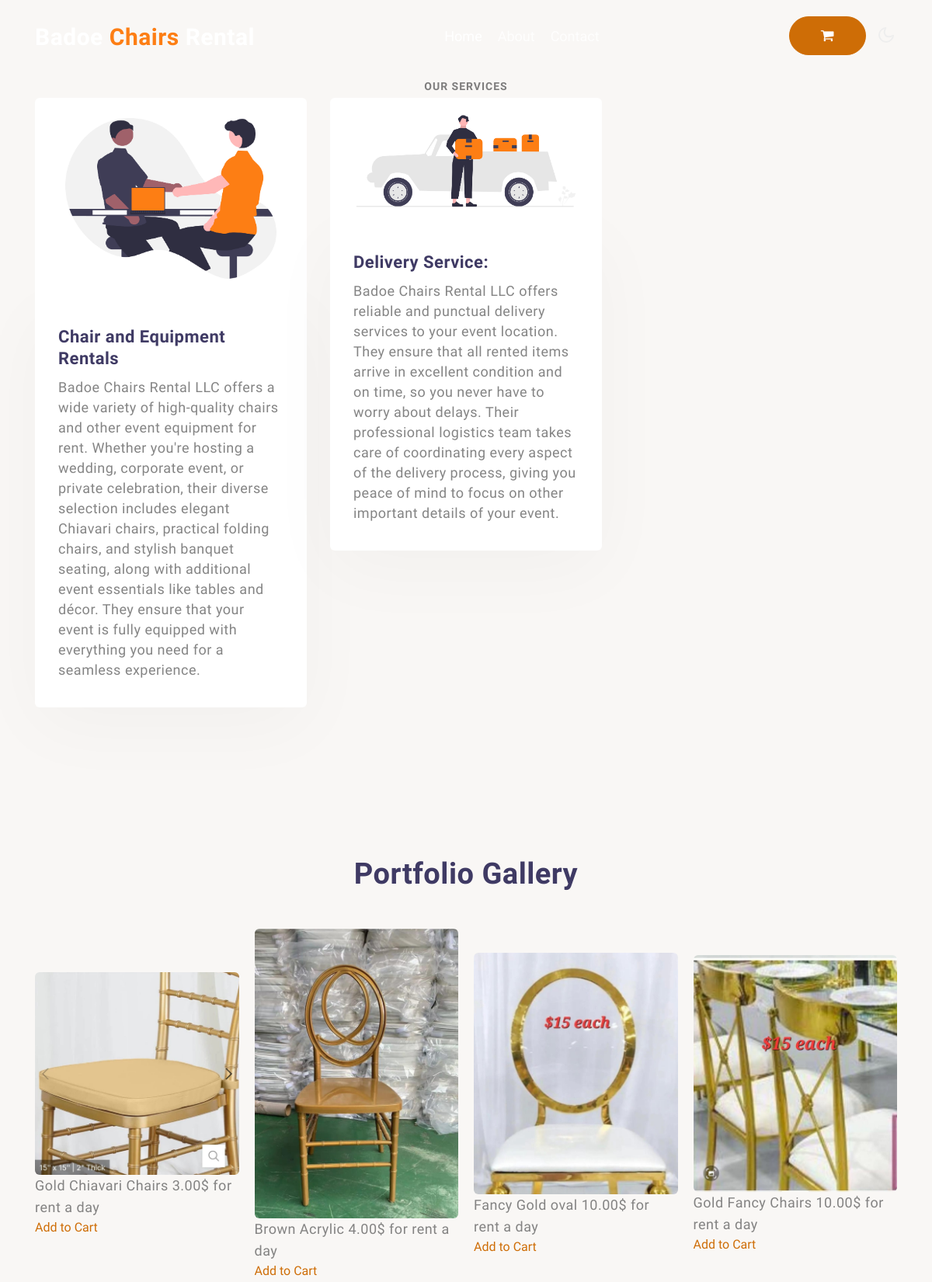
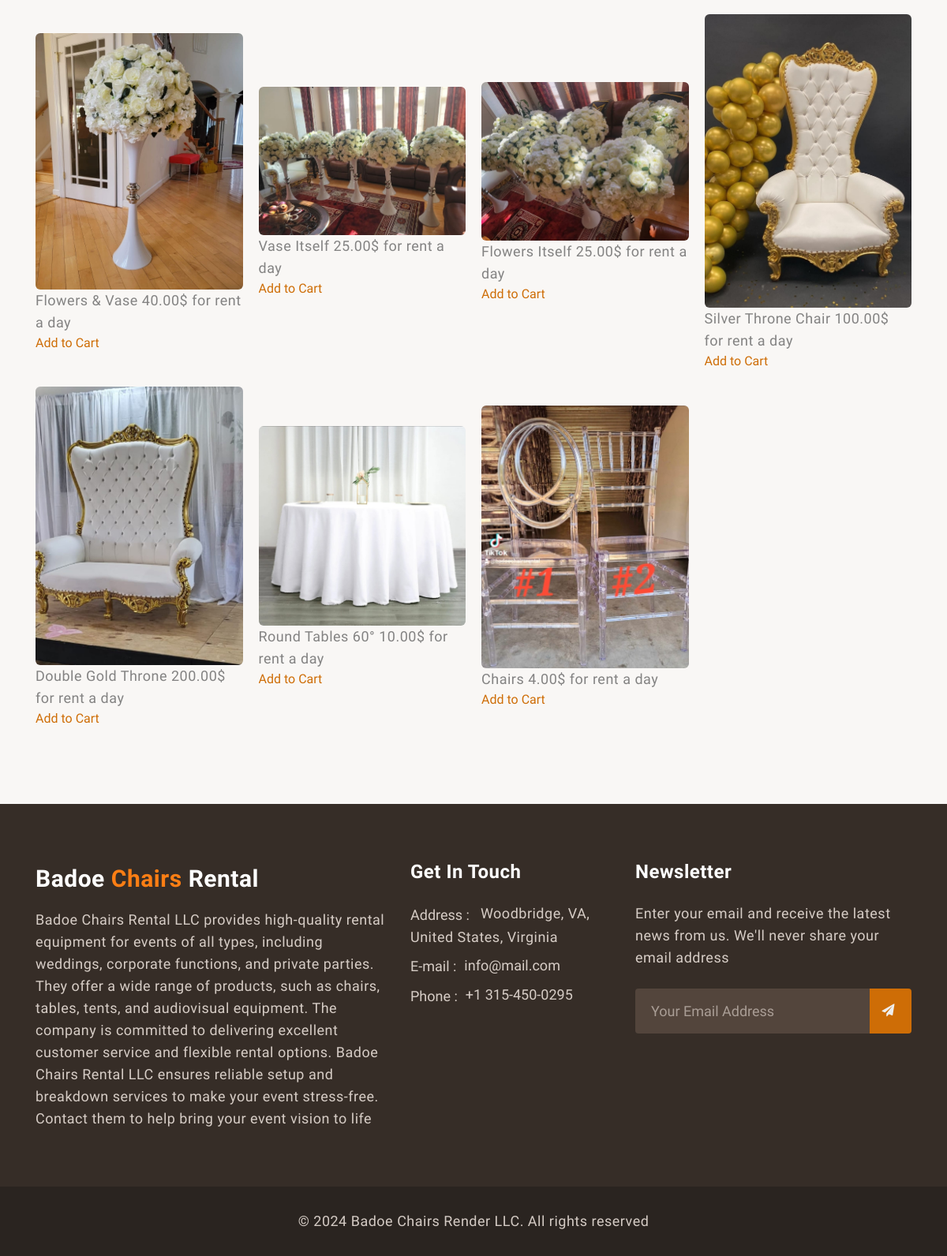
The page / on the database its author committed (2 pictures, top to bottom).
### gestion_chaises/models.py (models this page shows, shortened)
class Chaise(models.Model):
    nom = models.CharField(max_length=100)
    description = models.TextField(null=True, blank=True)
    disponible = models.BooleanField(default=True)
    prix_location_journalier = models.DecimalField(max_digits=6, decimal_places=2)
    photo = models.ImageField(upload_to='photos_chaises/', null=True, blank=True)

### gestion_chaises/views.py (the view)
# urls.py: path('', views.liste_chaises, name='liste_chaises'),
def liste_chaises(request):
    chaises = Chaise.objects.filter(disponible=True)
    return render(request, 'liste_chaises.html', {'chaises': chaises})

### gestion_chaises/templates/liste_chaises.html (shortened to what this page needs)
{% load static %}
<!doctype html>
<html lang="en">
  <head>
    <link rel="stylesheet" href="{% static 'css/style-starter.css' %}">
  </head>
  <body>
<header id="site-header" class="fixed-top">
  <div class="container">
      <nav class="navbar navbar-expand-lg stroke px-0 pt-lg-0">
          <h1> <a class="navbar-brand" href="#">
                  Badoe <span class="color-logo">Chairs</span>  Rental
              </a></h1>
          <div class="collapse navbar-collapse" id="navbarTogglerDemo02">
              <ul class="navbar-nav mx-lg-auto">
                  <li class="nav-item active">
                      <a class="nav-link" href="{% url 'liste_chaises'%}">Home <span class="sr-only">(current)</span></a>
                  </li>
                  <li class="nav-item @@about__active">
                      <a class="nav-link" href="{% url 'about'%}">About</a>
                  </li>
                  <li class="nav-item @@contact__active">
                      <a class="nav-link" href="{% url 'contact'%}">Contact</a>
                  </li>
              </ul>
              <div class="top-quote mr-lg-3 mt-lg-0">
                  <a href="{% url 'voir_panier'%}" class="btn btn-style btn-primary"><i class="fa fa-shopping-cart " aria-hidden="true"></i></a>
              </div>
          </div>
          <div class="mobile-position">
              <nav class="navigation">
                  <div class="theme-switch-wrapper">
                      <label class="theme-switch" for="checkbox">
                          <div class="mode-container">
                              <i class="gg-moon"></i>
                          </div>
                      </label>
                  </div>
              </nav>
          </div>
      </nav>
  </div>
</header>
<section class="w3l-features-8" id="products">
    <div class="features py-5">
        <div class="container py-lg-5 py-md-4 py-2">
            <h5 class="title-small text-center">Our Services</h5>
            <div class="fea-gd-vv text-center row">
                <div class="float-top col-lg-4 col-md-6">
                    <a href="#url"><img src="{% static 'images/undraw_Interview_re_e5jn.png'%}" class="img-responsive" alt=""></a>
                    <div class="float-lt feature-gd">
                        <h3><a href="#url">Chair and Equipment Rentals</a> </h3>
                        <p>
                            Badoe Chairs Rental LLC offers a wide variety of high-quality chairs and other event equipment for rent. Whether you're hosting a wedding, corporate event, or private celebration, their diverse selection includes elegant Chiavari chairs, practical folding chairs, and stylish banquet seating, along with additional event essentials like tables and décor. They ensure that your event is fully equipped with everything you need for a seamless experience.
                        </p>
                    </div>
                </div>
                <div class="float-top col-lg-4 col-md-6">
                    <a href="#url"><img src="{% static 'images/undraw_delivery_truck_vt6p.png' %}" class="img-responsive" alt=""></a>
                    <div class="float-lt feature-gd">
                        <h3><a href="#url">Delivery Service:</a> </h3>
                        <p>
                            Badoe Chairs Rental LLC offers reliable and punctual delivery services to your event location. They ensure that all rented items arrive in excellent condition and on time, so you never have to worry about delays. Their professional logistics team takes care of coordinating every aspect of the delivery process, giving you peace of mind to focus on other important details of your event.
                        </p>
                    </div>
                </div>
            </div>
        </div>
    </div>
</section>
<section class="w3l-gallery" id="gallery">
    <div class="destionation-innf py-5">
        <div class="container py-lg-5 py-md-4 py-2">
            <div class="title-content">
                <h3 class="title-big text-center mb-md-5 mb-4">Portfolio Gallery</h3>
            </div>
            <ul class="gallery_agile">
                {% for chaise in chaises %}
                <li>
                    <img src="{{ chaise.photo.url }}" alt="{{ chaise.nom }}" class="img-fluid radius-image">
                    <div class="AmnaCode_news_grid_pos">
                        <div>
                            <div class="w3_agile_portfolio_grid">
                                <p>{{ chaise.nom }} {{ chaise.prix_location_journalier }}$ for rent a day</p>
                                <a href="{% url 'ajouter_au_panier' chaise.id %}">Add to Cart</a>
                            </div>
                        </div>
                    </div>
                </li>
                {% endfor %}
        </div>
    </div>
</section>
<section class="w3l-footer-29-main">
  <div class="footer-29 py-5">
    <div class="container py-lg-4 py-sm-3">
      <div class="row footer-top-29">
        <div class="col-lg-5 footer-list-29 footer-1">
          <h2><a href="{% url 'liste_chaises'%}" class="">Badoe <span class="color-logo">Chairs</span>  Rental</a></h2>
          <p>
            Badoe Chairs Rental LLC provides high-quality rental equipment for events of all types, including weddings, corporate functions, and private parties. They offer a wide range of products, such as chairs, tables, tents, and audiovisual equipment. The company is committed to delivering excellent customer service and flexible rental options. Badoe Chairs Rental LLC ensures reliable setup and breakdown services to make your event stress-free. Contact them to help bring your event vision to life
          </p>
        </div>
        <div class="col-lg-3 col-md-6 footer-list-29 footer-3 mt-lg-0 mt-5">
          <h6 class="footer-title-29">Get in Touch</h6>
          <div class="column2">
            <div class="mb-2">
              <span>Address :</span>
              <p class="contact-para d-inline">Woodbridge, VA, United States, Virginia</p>
            </div>
            <div class="">
              <span>E-mail :</span><a href="mailto:info@mail.com">info@mail.com</a>
            </div>
            <div class="mt-2">
              <span>Phone :</span><a href="tel: +(21)-255-886-1234">+1 315-450-0295</a>
            </div>
          </div>
        </div>
        <div class="col-lg-4 col-md-6 footer-list-29 footer-4 mt-lg-0 mt-5">
          <h6 class="footer-title-29">Newsletter </h6>
          <p>Enter your email and receive the latest news from us. We'll never share your email address</p>
          <form action="#" class="subscribe" method="post">
            <input type="email" name="email" placeholder="Your Email Address" required="">
            <button><span class="fa fa-paper-plane"></span></button>
          </form>
        </div>
      </div>
    </div>
  </div>
  <div class="bottom-copies text-center">
    <div class="container">
      <p class="copy-footer-29">© 2024 Badoe Chairs Render LLC. All rights reserved</p>
    </div>
  </div>
</section>
</body>
</html>

### rows shown on the page
Chaise: photo (picture), nom "Gold Chiavari Chairs", prix_location_journalier "3.00"
Chaise: photo (picture), nom "Brown Acrylic", prix_location_journalier "4.00"
Chaise: photo (picture), nom "Fancy Gold oval", prix_location_journalier "10.00"
Chaise: photo (picture), nom "Gold Fancy Chairs", prix_location_journalier "10.00"
Chaise: photo (picture), nom "Flowers & Vase", prix_location_journalier "40.00"
Chaise: photo (picture), nom "Vase Itself", prix_location_journalier "25.00"
Chaise: photo (picture), nom "Flowers Itself", prix_location_journalier "25.00"
Chaise: photo (picture), nom "Silver Throne Chair", prix_location_journalier "100.00"
Chaise: photo (picture), nom "Double Gold Throne", prix_location_journalier "200.00"
Chaise: photo (picture), nom "Round Tables 60°", prix_location_journalier "10.00"
Chaise: photo (picture), nom "Chairs", prix_location_journalier "4.00"
